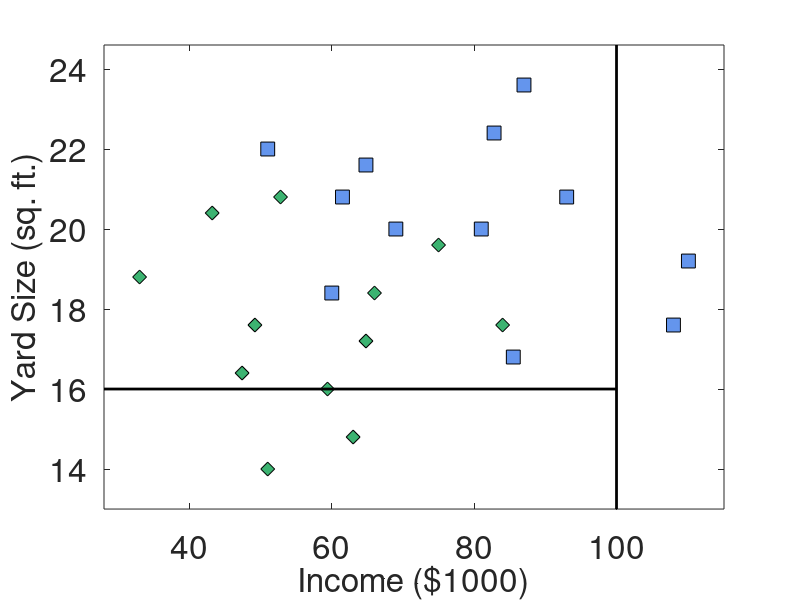
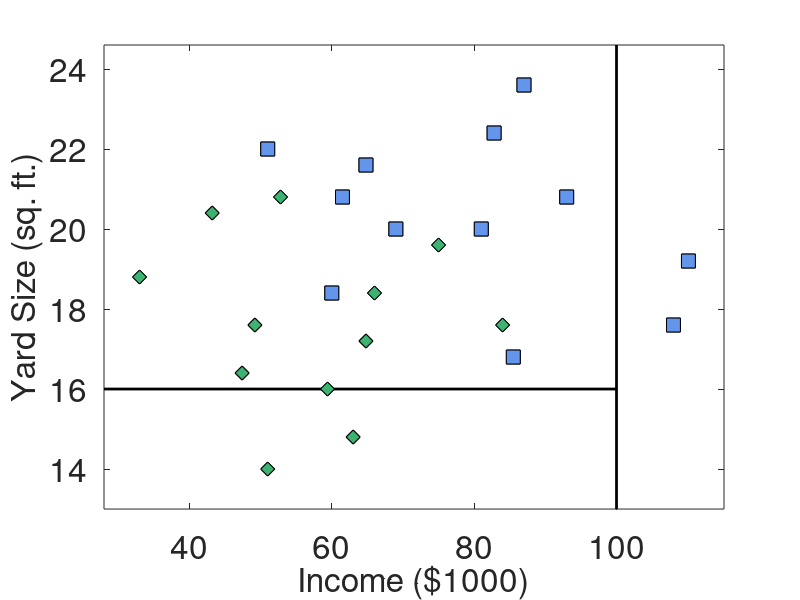
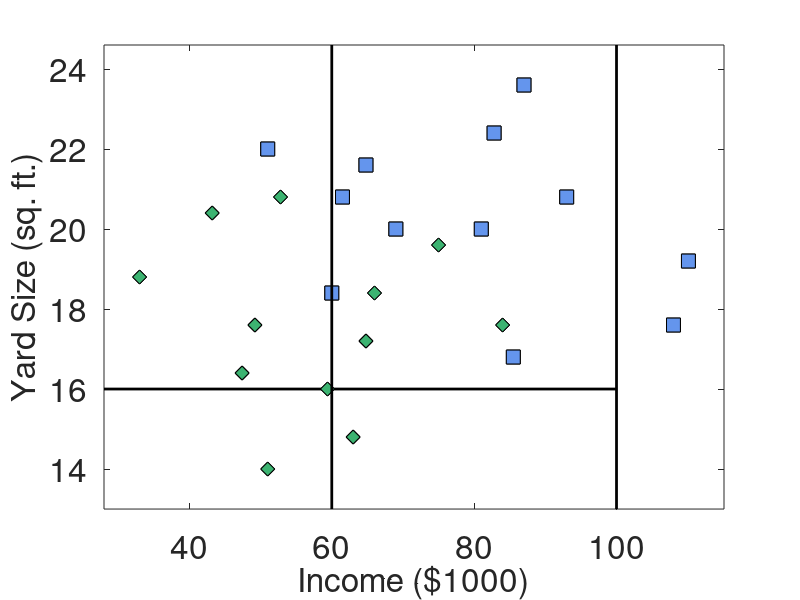
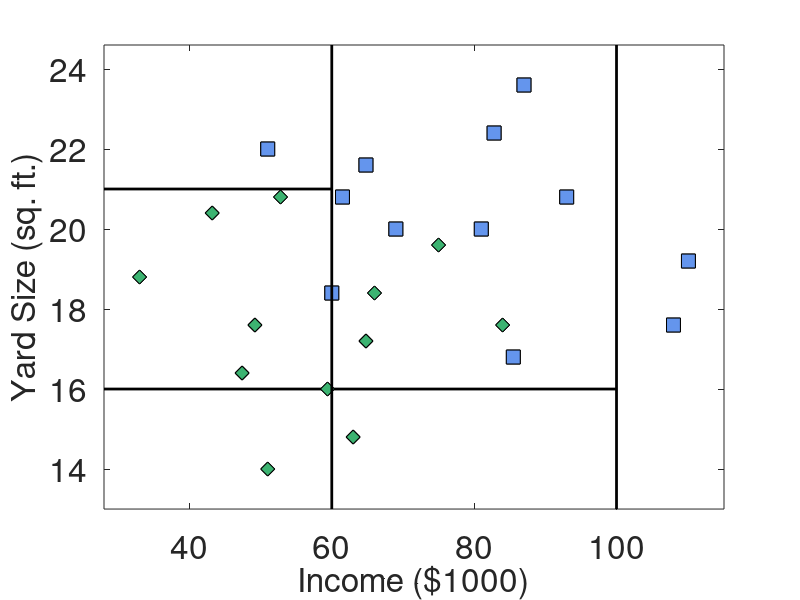

These charts were generated, in order, by the following MATLAB code:

function mowers()

clc; clear; close all
x =[ 
   60.0000   18.4000    1.0000;
   85.5000   16.8000    1.0000;
   64.8000   21.6000    1.0000;
   61.5000   20.8000    1.0000;
   87.0000   23.6000    1.0000;
  110.1000   19.2000    1.0000;
  108.0000   17.6000    1.0000;
   82.8000   22.4000    1.0000;
   69.0000   20.0000    1.0000;
   93.0000   20.8000    1.0000;
   51.0000   22.0000    1.0000;
   81.0000   20.0000    1.0000;
   75.0000   19.6000         0;
   52.8000   20.8000         0;
   64.8000   17.2000         0;
   43.2000   20.4000         0;
   84.0000   17.6000         0;
   49.2000   17.6000         0;
   59.4000   16.0000         0;
   66.0000   18.4000         0;
   47.4000   16.4000         0;
   33.0000   18.8000         0;
   51.0000   14.0000         0;
   63.0000   14.8000         0];

b = [100,149,237]./255;
g = [60,179,113]./255;


idx = x(:,3) == 1;
plot(x(idx,1),x(idx,2),'s','Color','k','MarkerSize',10,'MarkerFaceColor',b); hold on
plot(x(~idx,1),x(~idx,2),'d','Color','k','MarkerSize',10,'MarkerFaceColor',g)
xlabel('Income ($1000)','FontSize',24)
ylabel('Yard Size (sq. ft.)','FontSize',24)
set(findall(gcf,'-property','FontSize'),'FontSize',24)
xmin = min(x(:,1))-5;
xmax = max(x(:,1))+5;
ymin = min(x(:,2))-1;
ymax = max(x(:,2))+1;
axis([xmin xmax ymin ymax  ])

plot([100 100],[ymin ymax],'k','LineWidth',2)

plot([xmin 100],[16 16],'k','LineWidth',2)

print -depsc cart_mowers_tree_map_example.eps

close all

idx = x(:,3) == 1;
plot(x(idx,1),x(idx,2),'s','Color','k','MarkerSize',10,'MarkerFaceColor',b); hold on
plot(x(~idx,1),x(~idx,2),'d','Color','k','MarkerSize',10,'MarkerFaceColor',g)
xlabel('Income ($1000)','FontSize',24)
ylabel('Yard Size (sq. ft.)','FontSize',24)
set(findall(gcf,'-property','FontSize'),'FontSize',24)
xmin = min(x(:,1))-5;
xmax = max(x(:,1))+5;
ymin = min(x(:,2))-1;
ymax = max(x(:,2))+1;
axis([xmin xmax ymin ymax  ])


print -depsc cart_mowers_tree_map_0.eps

plot([60 60],[ymin ymax],'k','LineWidth',2)

print -depsc cart_mowers_tree_map_1.eps

plot([xmin 60],[21 21],'k','LineWidth',2)

print -depsc cart_mowers_tree_map_2.eps

plot([60 xmax],[20 20],'k','LineWidth',2)

print -depsc cart_mowers_tree_map_3.eps

plot([85 85],[ymin 20],'k','LineWidth',2)

print -depsc cart_mowers_tree_map_4.eps

plot([62 62],[ymin 20],'k','LineWidth',2)

print -depsc cart_mowers_tree_map_5.eps

plot(70,16,'ko','MarkerSize',10)

print -depsc cart_mowers_tree_map_test.eps

